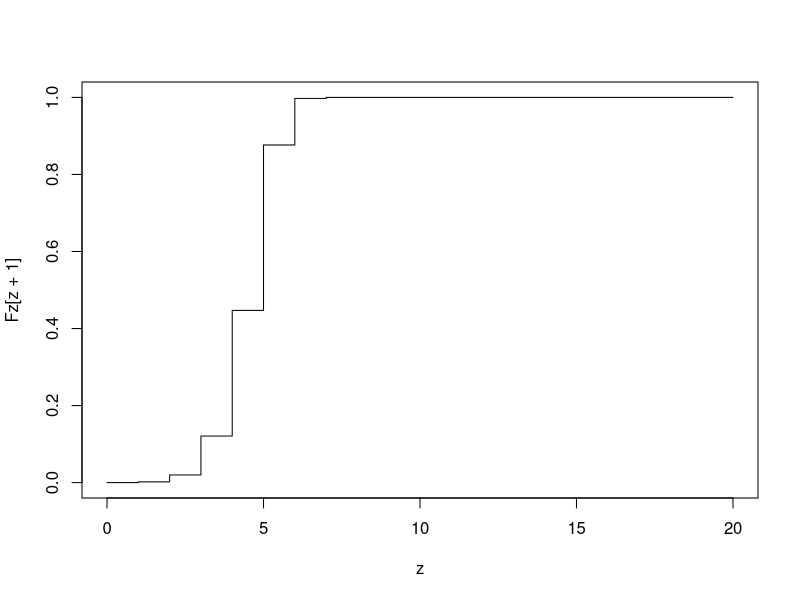
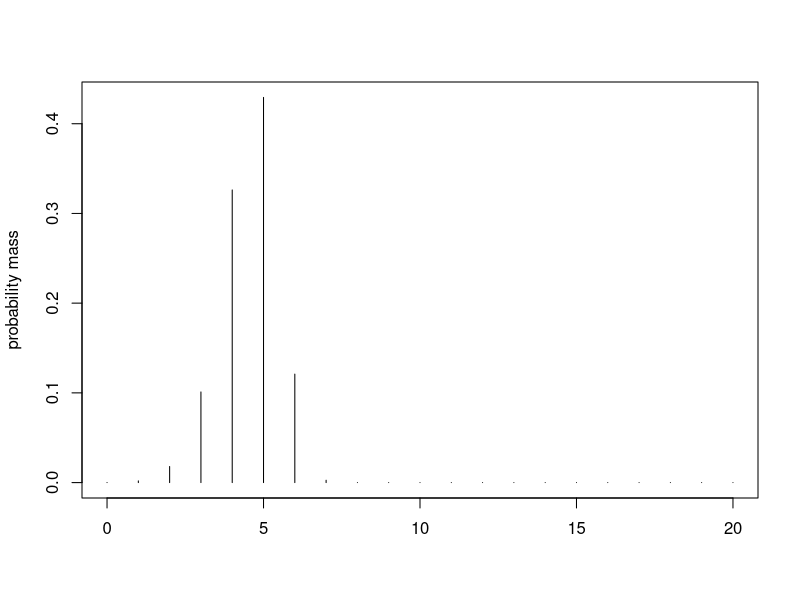

Here is the R script that generated these plots, in order:
# Multiple classifiers and biased state-of-the-art estimation
# https://www.overleaf.com/project/63c8012bf045548a94e2d140
# by Kajsa Møllersen (kajsa.mollersen@uit.no) 

# Contains the following functions: 

# cdf       - cumulative distribution function
# pmf       - probability mass function
# expect    - expectation
# variance  - variance

###############################################################################
############################ 3.1 Notation #############################
###############################################################################

# n         - number of trials/size of test set
# theta     - prob of success/prob of correct prediction
# k         - number of successes
# X         - r.v., number of failures; n-k
# theta_hat = (n-X)/n - estimator of theta
# px        - probability of x failures in one experiment
# Px        - probability of at most x failures in one experiment

# m         - number of experiments/number of classifiers
# Cx        - r.v., number of experiments with at most x failures
# Z         - r.v., the most number of failures on at least one classifier

# theta_SOTA_hat - estimator of theta_SOTA 

# P_    - probability, specified when used

# Fz    - cdf of Z: P(C_z > 0|m,n,theta) prob of at least one classifier having at most z failures 
# the probability that the most wrong predictions in at least one classifier is less than or equal to a number $z$

# fz    - pmf of Z

# alpha - significance level

# SOTA - state-of-the-art

###############################################################################
########### 3.3 The probability distribution of p_SOTA ########################
###############################################################################

################################# Cumulative distribution function SOTA ############################################

# Z is the most failures in at least one classifier.
# If Z <= z in at least one classifier, then \hat{\theta}_j = (n-x_j)/n >= (n-z)/n,
# and we have that \hat{\theta}_SOTA >= (n-z)/n.
# Let's have a look at probabilities for at least one classifier having at most 
# z failures. This gives the cumulative distribution function


# The cumulative distribution function of Z
cdf <- function(n, theta, m){   
  Fz = numeric(n+1)             # pre-allocate

  for (z in 0:n){
    # The individual probabilities of each classifier P(X\leq z|n,1-theta) having at most z wrong prediction. 
    # This is the definition of 'success' for a Bernoulli r.v.
    Pz = pbinom(z,n,(1-theta)) 
    i = z+1                     # use i for counting, since z = 0, ..., n
    Fz[i] = 1 - dbinom(0,m,Pz)  #  P[C>0]
  }
  return(Fz)
}


################# Probability mass function ##########################

# The corresponding probability mass function of Z
pmf <- function(n, theta, m, f0 = F){   
  
  Fz = cdf(n, theta, m) # the cumulative distribution function
  
  fz = numeric(n+1) # pre-allocate
  fz[2:(n+1)] = Fz[2:(n+1)]-Fz[1:n] # this is how pmf is defined: f(x) = F(x)-F(x-1)
  
  # We are missing out on f(z=0), and is therefore calculated "by hand", but only if m < 1000, because of
  # the insane binomial coefficient. It is possible to override this by f0=T.
  if (f0==T|| m<1000) {
  # special case of z = 0
  z=0
  P0 = dbinom(z,n,(1-theta)) 
  binom_term = numeric(m) # pre-allocate
  for (k in 1:m){
    binom_term[k] = (-1)^k*choose(m,k)*P0^k
  }
  
  fz[1] = -sum(binom_term)
}
  
  return(fz)
}


# Expectation of Z

expect <- function(n,theta,m){
  
  # Probability mass function
  fz = pmf(n, theta, m, f0 = F)
 
  # Expectation
  
  # Calculate each term z*f(z)
  Eterm = numeric(n+1)
  for (z in 0:n){
    Eterm[z] = z*fz[z]
  }
  
  EZ = sum(Eterm) # the sum
  
  return(EZ)
  
}

# Variance for Z

variance <- function(n,theta,m){
  
  # Probability mass function
  fz = pmf(n, theta, m, f0 = F)
  
  # Variance
  
  # Calculate the expectation of Z^2
  vterm = numeric(n+1)
  for (z in 0:n){
    vterm[z] = z^2*fz[z]
  }
  esquare = sum(vterm)
  
  # Get the expectation of Z
  EZ = expect(n,theta,m)
  
  VarZ = esquare - EZ^2
  
  return(VarZ)
  
}




###################################### Check-ups ############################

# Parameters from coin-flip experiment a)
n = 20
theta = 0.5
m = 100

Fz = numeric(n+1) # cumulative distribution
Fzz= numeric(n+1) # alternative equation for cumulative distribution, see manuscript

# use i for counting, since z = 0, ..., n

for (z in 0:n){
  # The individual probabilities of each classifier P(X\leq z|n,1-theta) having at most z wrong prediction. 
  # This is the definition of 'success' for a Bernoulli r.v.
  Pz = pbinom(z,n,(1-theta)) 
  i = z+1 
  Fz[i] = 1 - dbinom(0,m,Pz)  #  P[C>0]
  Fzz[i] = 1 - (1-Pz)^m       # they are identical
}

fz = pmf(n, theta, m)
sum(fz) # check that this is 1

# take a look
z = 0:n
plot(z,Fz[z+1], type = 's')
#par(new=TRUE) # new plot in same window
plot(z,fz[z+1], type = 'h', xlab = '', ylab = 'probability mass') #, axes = F

EZ = expect(n,theta,m)
VarZ = variance(n,theta,m)

sprintf("The expected value is %.4f, and the variance is %.4f.",
        EZ, VarZ)
